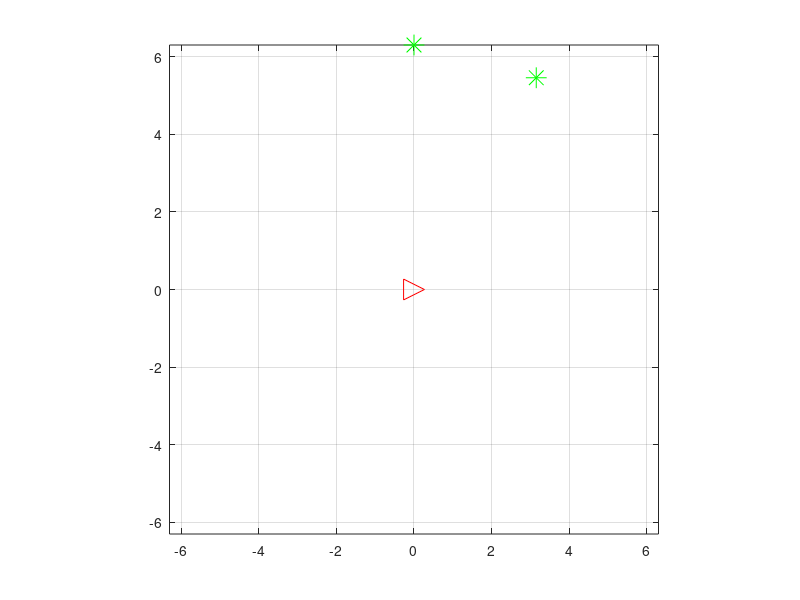

Reproduce this figure in MATLAB. (Note: this script raises an error after producing the figure.)
clc
clear

h = figure;
filename = 'Animated.gif';

for theta = 0:pi/6:2*pi
   
    % Draw plot
    plot(0,0,'r>','MarkerSize',15)    
    hold on
    R = [cos(theta) -sin(theta);sin(theta) cos(theta)];
    r = 6.3;
    p0 = [0; r];
    p1 = [r*sind(30); r*cosd(30)];
    p0 = R*p0;
    p1 = R*p1;
    plot(p0(1),p0(2),'g*','MarkerSize',15)
    plot(p1(1),p1(2),'g*','MarkerSize',15)
    axis equal
    grid on
    xlim([-r,r])
    ylim([-r,r])
    drawnow
    
    % Capture the plot as an image 
    frame = getframe(h); 
    im = frame2im(frame); 
    [imind,cm] = rgb2ind(im,256); 
    % Write to the GIF File 
    if theta == 0 
    imwrite(imind,cm,filename,'gif','Loopcount',inf); 
    else 
    imwrite(imind,cm,filename,'gif','WriteMode','append'); 
    end 
    hold off
end